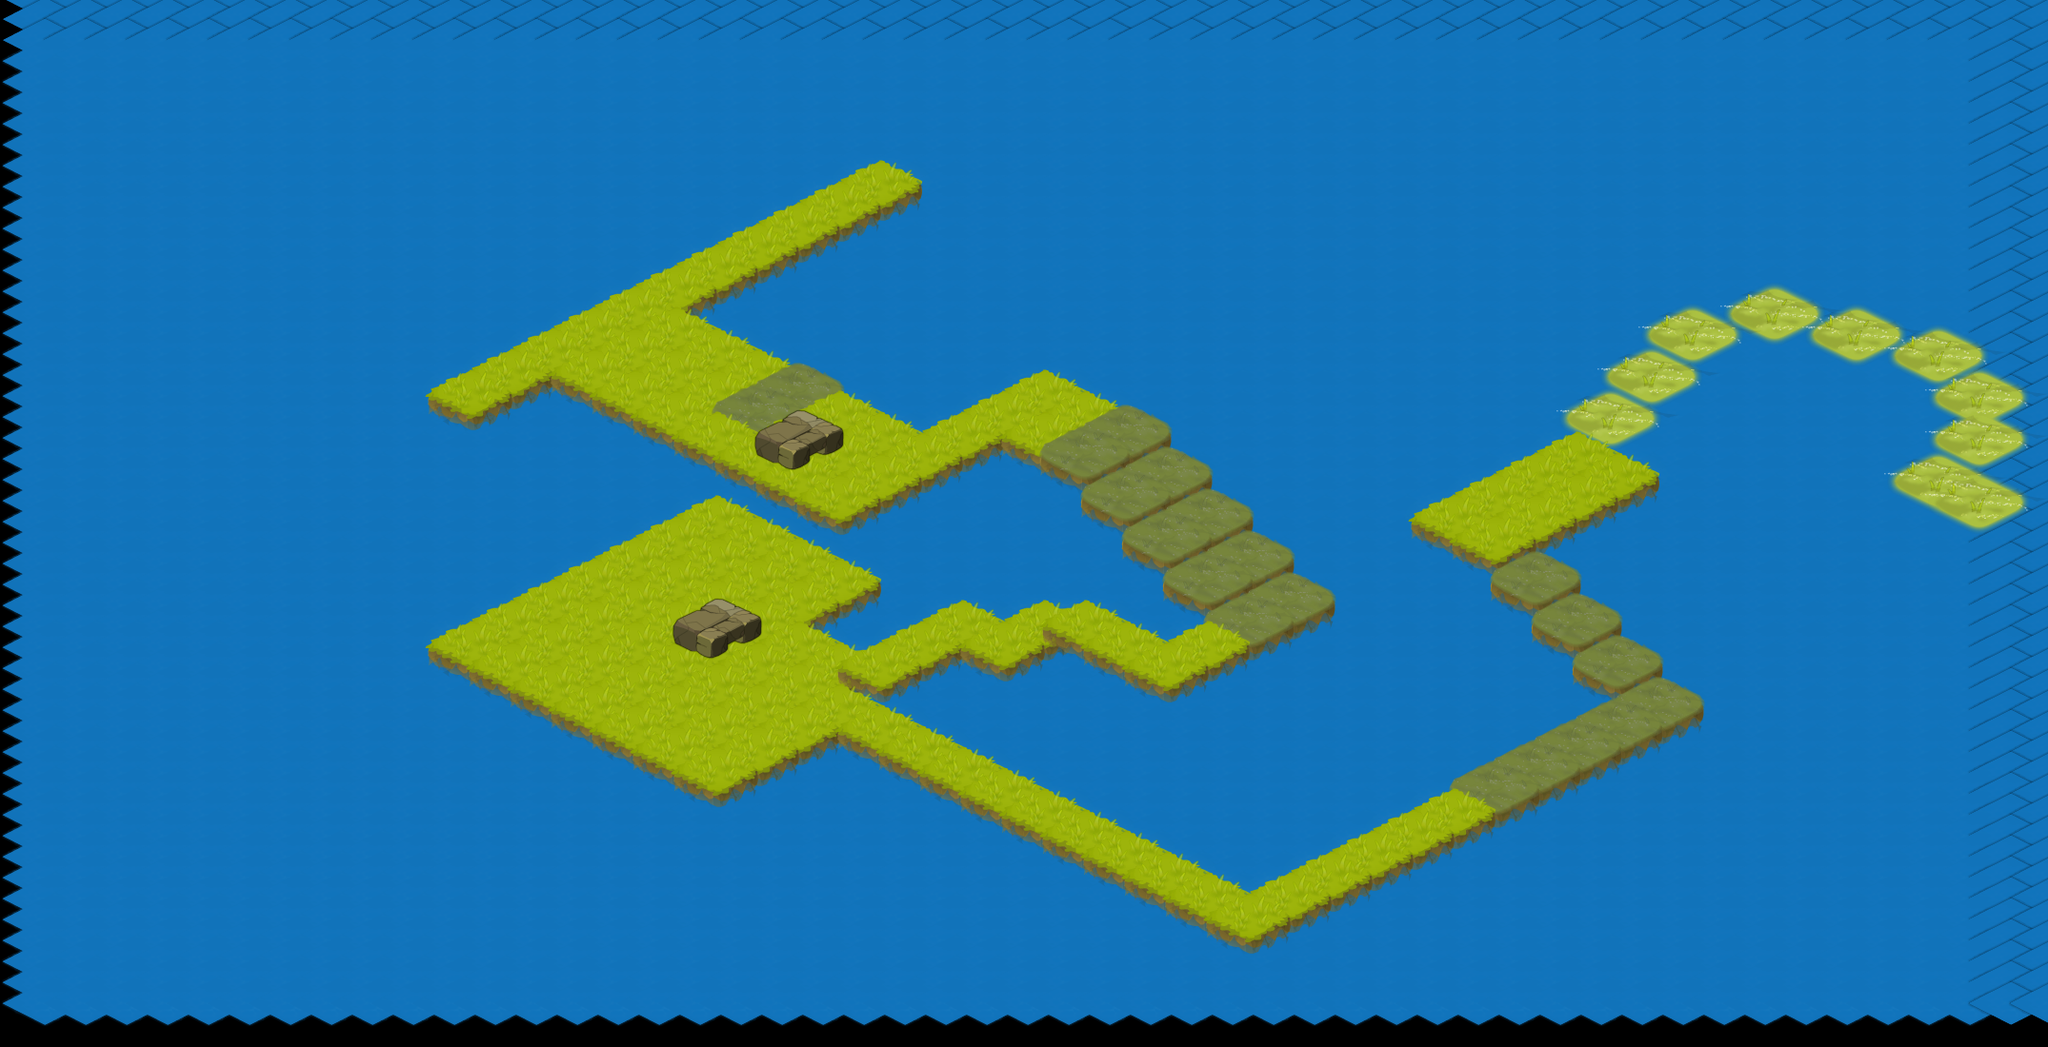

This game map was drawn from its Tiled (.tmx) file and the tilesets committed beside it. A one-line description and the trimmed map source follow:
An orthogonal 50x50 tile map with 43x22 px tiles, 3 tile layers (BG, LAND, layer 3), 2 tilesets.

<map version="1.0" orientation="orthogonal" width="50" height="50" tilewidth="43" tileheight="22">
 <tileset firstgid="1" name="water" tilewidth="94" tileheight="91">
  <image source="water.png" trans="ff00ff" width="1974" height="182" />
 </tileset>
 <tileset firstgid="43" name="land" tilewidth="129" tileheight="88">
  <image source="land.png" trans="ff00ff" width="1935" height="440" />
 </tileset>
 <layer name="BG" width="50" height="50">
  <data>[2500 cells, 2500 non-empty, 1 distinct tile ids]</data>
 </layer>
 <layer name="LAND" width="50" height="50">
  <data>[2500 cells, 107 non-empty, 3 distinct tile ids]</data>
 </layer>
 <layer name="layer 3" width="50" height="50">
  <data>[2500 cells, 44 non-empty, 6 distinct tile ids]</data>
 </layer>
</map>
